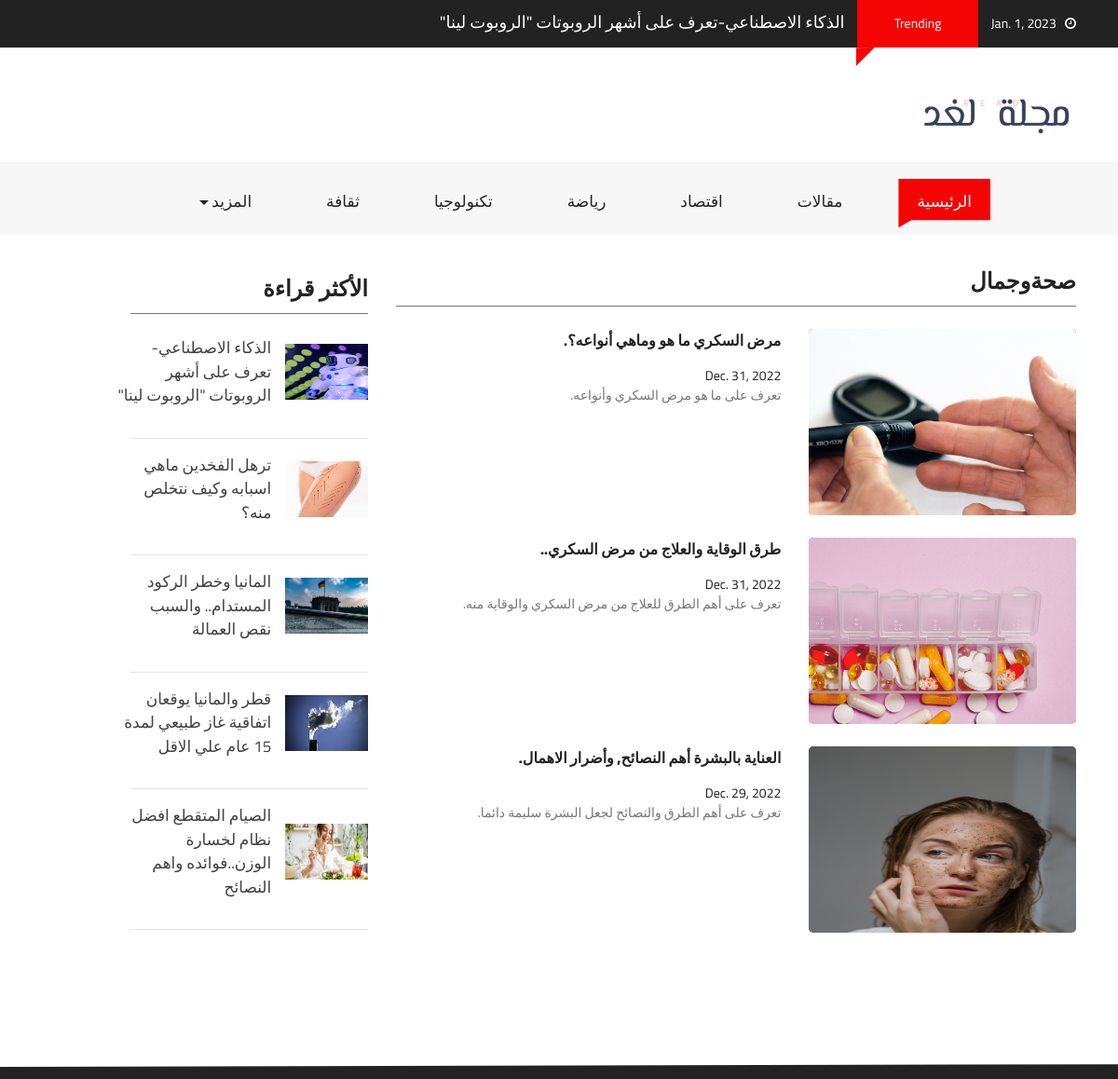
Before: /section/صحةوجمال/ with the older database file.
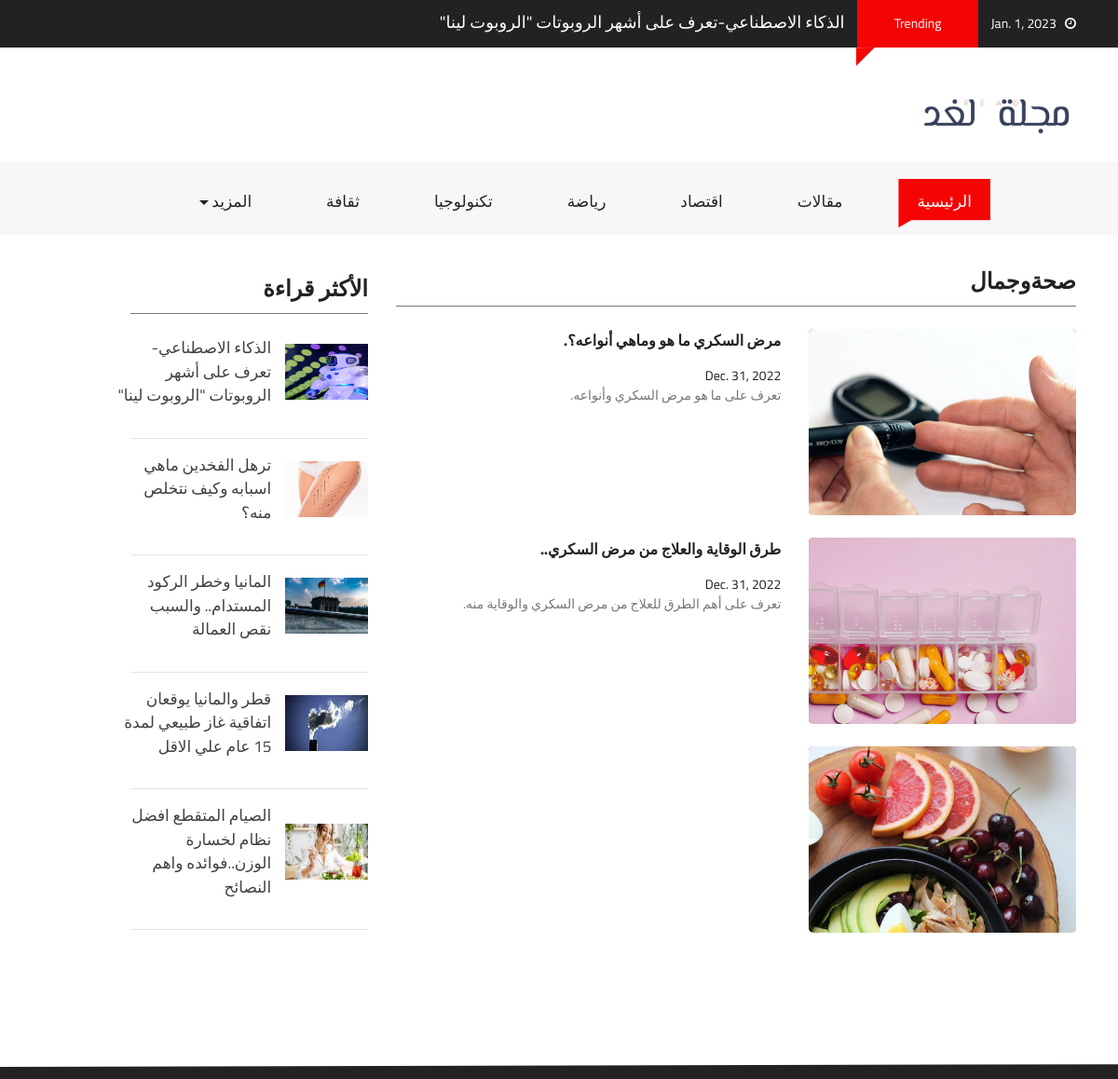
After: the same page with the newer database file.
### main/models.py (models this page shows, shortened)
class New(models.Model):
    type_post = [
        ('News','News'),
        ('Blogs','Blogs'),
    ]
    choices= [
        ('ثقافة','ثقافة'),
        ('اقتصاد','اقتصاد'),
        ('رياضة','رياضة'),
        ('صحةوجمال','صحةوجمال'),
        ('تكنولوجيا','تكنولوجيا'),
    ]
    title = models.CharField(max_length=100,unique=True)
    author = models.CharField(max_length=20,null=True, blank=True)
    image = models.ImageField()
    date_post = models.DateField(null=True, blank=True)
    short_decsription = models.CharField(max_length=100)
    long_decsription = models.TextField(default='DESC')
    type = models.CharField(max_length=50, choices=type_post,default='Blogs')
    most_popular = models.BooleanField(default=False)
    trending = models.BooleanField(default=False)
    main = models.BooleanField(default=False)
    main2 = models.BooleanField(default=False)
    cate = models.CharField(choices=choices,max_length=12)

### main/views.py (the view)
# urls.py: path('section/<str:cate>/',views.section,name='section')
def section(request,cate):
    news = New.objects.filter(cate=cate).order_by('-date_post')
    date_now  = datetime.datetime.now()
    return render(request,'main/section.html',{
        'f':cate,
        'blog':news,
        'most':most,
        'D_N':date_now.date(),
        'mostrend':trend[0]
    })

### templates/main/section.html (shortened to what this page needs)
{% extends "./layout.html" %}
{% load static %}
{% block content %}
<div class="container-fluid pb-4 pt-4 paddding">
    <div class="container paddding">
        <div class="row mx-0">
            <div class="col-md-8 animate-box" data-animate-effect="fadeInLeft">
                <div>
                    <div class="fh5co_heading fh5co_heading_border_bottom py-2 mb-4" style="font-weight: bold;" >{{f}}</div>
                </div>
                {% for bl in blog %}
                {% if not bl.most_popular and not  bl.trending %}
                <div class="row pb-4 more">
                    <div class="col-md-5">
                        <a href="{% url 'main:page' bl.title %}">
                        <div class="fh5co_hover_news_img">
                            <div class="fh5co_news_img"><img src="{{bl.image.url}}" alt=""/></div>
                        </div>
                        </a>
                    </div>
                    <div class="col-md-7 animate-box">
                        <a href="{% url 'main:page' bl.title %}" class="fh5co_magna py-2"> {{bl.title}}. <br> </a> <a href="{% url 'main:page' bl.title %}" class="fh5co_mini_time py-3">
                        {{bl.date_post}}
                        <div class="fh5co_consectetur"> {{bl.short_decsription}}.
                        </div></a>
                    </div>
                </div>
                {% endif %}
                {% endfor %}
            </div>
            <div class="col-md-3 animate-box" data-animate-effect="fadeInRight">
                <div>
                    <div class="fh5co_heading fh5co_heading_border_bottom pt-3 py-2 mb-4" style="font-weight: bold;">الأكثر قراءة</div>
                </div>
                {% for ne in most  %}
                <div class="row pb-3 ">
                    <div class="col-5 align-self-center">
                        <a href="{% url 'main:page' ne.title %}"> <img src="{{ne.image.url}}" alt="img" class="fh5co_most_trading"/>
                    </div></a>
                    <div class="col-7 paddding">
                        <a href="{% url 'main:page' ne.title %}" class="d-block fh5co_small_post_heading"><span class="">{{ne.title}}</span>
                    </div></a>
                </div>
                <hr>
                {% endfor %}
            </div>
        </div>
    </div>
</div>
{%endblock%}

### templates/main/layout.html (shortened to what this page needs)
{% load static %}
<!DOCTYPE html>
<html lang="en" class="no-js">
<head>
    <link href="{% static 'css/media_query.css' %}" rel="stylesheet" type="text/css"/>
    <link href="{% static 'css/bootstrap.css' %}" rel="stylesheet" type="text/css"/>
    <link href="https://maxcdn.bootstrapcdn.com/font-awesome/4.7.0/css/font-awesome.min.css" rel="stylesheet"
>
    <link href="{% static 'css/animate.css' %}" rel="stylesheet" type="text/css"/>
    <link href="{% static 'css/owl.carousel.css' %}" rel="stylesheet" type="text/css"/>
    <link href="{% static 'css/owl.theme.default.css' %}" rel="stylesheet" type="text/css"/>
    <link href="{% static 'css/style_1.css' %}" rel="stylesheet" type="text/css"/>
</head>
<body class="{% block class %}{%endblock%}" dir="rtl">
<div class="container-fluid fh5co_header_bg">
    <div class="container">
        <div class="row" >
            <div class="col-12 fh5co_mediya_center"><a href="" class="color_fff fh5co_mediya_setting" dir="rtl"><i
                    class="fa fa-clock-o"></i>&nbsp;&nbsp;&nbsp;{{D_N}}</a>
                <div class="d-inline-block fh5co_trading_posotion_relative"><a href="" class="treding_btn">Trending</a>
                    <div class="fh5co_treding_position_absolute"></div>
                </div>
                <a href="{% url 'main:page' mostrend.title %}" class="color_fff fh5co_mediya_setting" style= "font-size:18px">{{mostrend.title}}</a>
            </div>
        </div>
    </div>
</div>
<div class="container-fluid">
    <div class="container">
        <div class="row">
            <div class="col-12 col-md-3 fh5co_padding_menu" >
                <img style= "width:200px;" src="/media/logo.png" alt="img" class="fh5co_logo_width"/>
            </div>
            </div>
        </div>
    </div>
<div class="container-fluid bg-faded fh5co_padd_mediya padding_786">
    <div class="container padding_786">
        <nav class="navbar navbar-toggleable-md navbar-light ">
            <div class="collapse navbar-collapse" id="navbarSupportedContent">
                <ul class="navbar-nav mr-auto" style= "font-size : 17px">
                    <li class="nav-item active">
                        <a class="nav-link" href="{% url 'main:index'%}">الرئيسية <span class="sr-only">(current)</span></a>
                    </li>
                    <li class="nav-item ">
                        <a class="nav-link" href="{% url 'main:blog'%}">مقالات <span class="sr-only">(current)</span></a>
                    </li>
                    <li class="nav-item ">
                        <a class="nav-link" href="{% url 'main:section' 'اقتصاد' %}">اقتصاد <span class="sr-only">(current)</span></a>
                    </li>
                    <li class="nav-item ">
                        <a class="nav-link" href="{% url 'main:section' 'رياضة' %}">رياضة <span class="sr-only">(current)</span></a>
                    </li>
                    <li class="nav-item ">
                        <a class="nav-link" href="{% url 'main:section' 'تكنولوجيا' %}">تكنولوجيا <span class="sr-only">(current)</span></a>
                    </li>
                    <li class="nav-item ">
                        <a class="nav-link" href="{% url 'main:section' 'ثقافة' %}">ثقافة<span class="sr-only">(current)</span></a>
                    </li>
                    <li class="nav-item dropdown">
                        <a class="nav-link dropdown-toggle" href="#" id="dropdownMenuButton2" data-toggle="dropdown"
                           aria-haspopup="true" aria-expanded="false">المزيد <span class="sr-only">(current)</span></a>
                    </li>
                </ul>
            </div>
        </nav>
    </div>
</div>
{% block content %} {% endblock %}
<div class="container-fluid fh5co_footer_bg pb-3">
</body>
</html>

Changed rows visible on the page:
no longer on this page (row unchanged): New: image (picture), title "العناية بالبشرة أهم النصائح, وأضرار الاهمال", date_post "Dec. 29, 2022", short_decsription "تعرف على أهم الطرق والنصائح لجعل البشرة سليمة دائما"
added New: image (picture)
